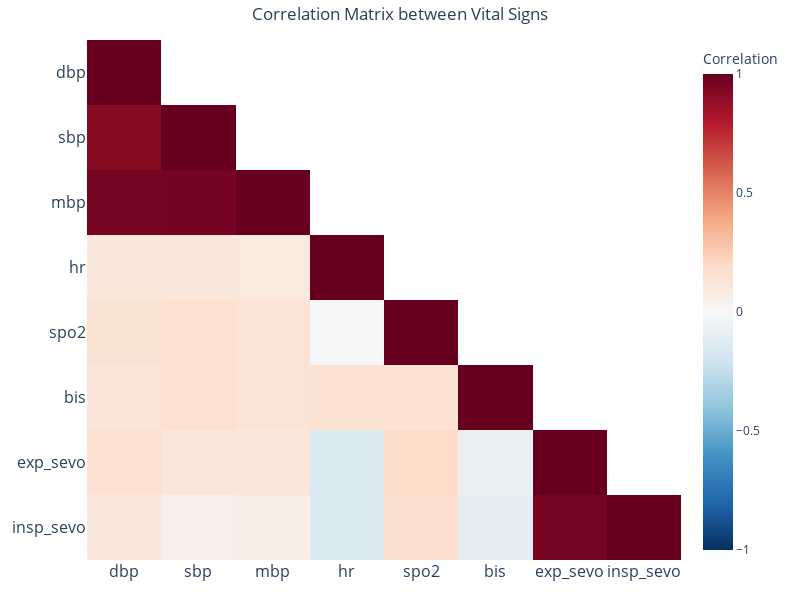

Notebook source saved alongside this figure:
### Markdown cell above
### Correlation Heatmap Summary

- **BIS**:
  - Shows mild positive correlations with BP and HR.
  - Slight negative correlation with sevoflurane.
  - *(↑ BIS suggests → ↓ anesthesia → ↑ higher HR/BP and ↓ anesthetic.)*

- **Blood Pressures (DBP, SBP, MBP)**:
  - Very strong mutual correlations.
  - Also strongly correlated with heart rate.

- **Heart Rate (HR)**:
  - Strongly correlated with BP.
  - Mild correlation with BIS.
  - Slight negative correlation with sevoflurane.
  - *(Heart rate tends to decrease as anesthesia deepens.)*

- **SpO₂**:
  - Slightly positive correlation with HR and BP.
  - Weak correlation with anesthetics.
  - *Likely not clinically meaningful due to ventilator control.*

- **Sevoflurane (insp/exp)**:
  - Strongly correlated with each other.
  - Mild negative correlation with BIS and HR.
  - *(↑ sevoflurane → ↑ anesthesia level → ↓ BIS/HR)*

### Code cell
correlation_figure = eda_utils.plot_correlation_heatmap(vital_signs_df,width=800, height=600)
correlation_figure.show()

### Figure 1 — Plotly figure (JSON) as saved in the notebook; plotly's stock layout.template omitted (floating-point values rounded to 4 significant figures)
{"data": [{"colorbar": {"title": {"text": "Correlation"}}, "colorscale": [[0, "rgb(5,48,97)"], [0.1, "rgb(33,102,172)"], [0.2, "rgb(67,147,195)"], [0.3, "rgb(146,197,222)"], [0.4, "rgb(209,229,240)"], [0.5, "rgb(247,247,247)"], [0.6, "rgb(253,219,199)"], [0.7, "rgb(244,165,130)"], [0.8, "rgb(214,96,77)"], [0.9, "rgb(178,24,43)"], [1, "rgb(103,0,31)"]], "type": "heatmap", "x": ["dbp", "sbp", "mbp", "hr", "spo2", "bis", "exp_sevo", "insp_sevo"], "y": ["dbp", "sbp", "mbp", "hr", "spo2", "bis", "exp_sevo", "insp_sevo"], "z": [[1, null, null, null, null, null, null, null], [0.9112, 1, null, null, null, null, null, null], [0.96, 0.9642, 1, null, null, null, null, null], [0.1082, 0.1176, 0.1008, 1, null, null, null, null], [0.1448, 0.1606, 0.1407, -0.008135, 1, null, null, null], [0.1254, 0.1598, 0.1339, 0.1497, 0.1493, 1, null, null], [0.164, 0.1114, 0.1173, -0.1491, 0.1926, -0.07411, 1, null], [0.1075, 0.06226, 0.07136, -0.154, 0.1672, -0.09684, 0.96, 1]], "zmax": 1, "zmid": 0, "zmin": -1}], "layout": {"height": 600, "margin": {"b": 40, "l": 40, "r": 40, "t": 40}, "plot_bgcolor": "white", "title": {"text": "Correlation Matrix between Vital Signs", "x": 0.5}, "width": 800, "xaxis": {"tickfont": {"size": 16}}, "yaxis": {"autorange": "reversed", "tickfont": {"size": 16}}}}
